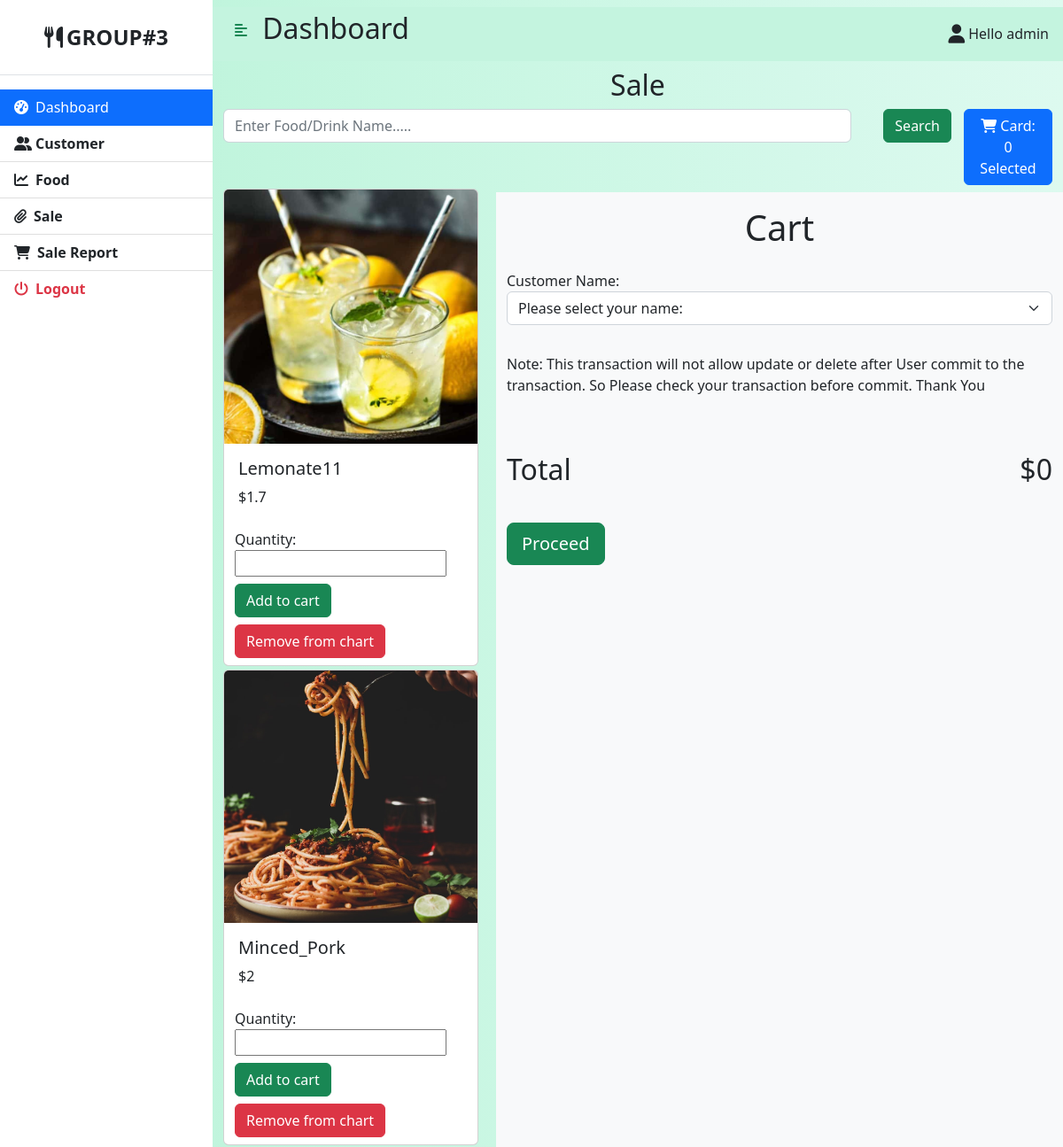
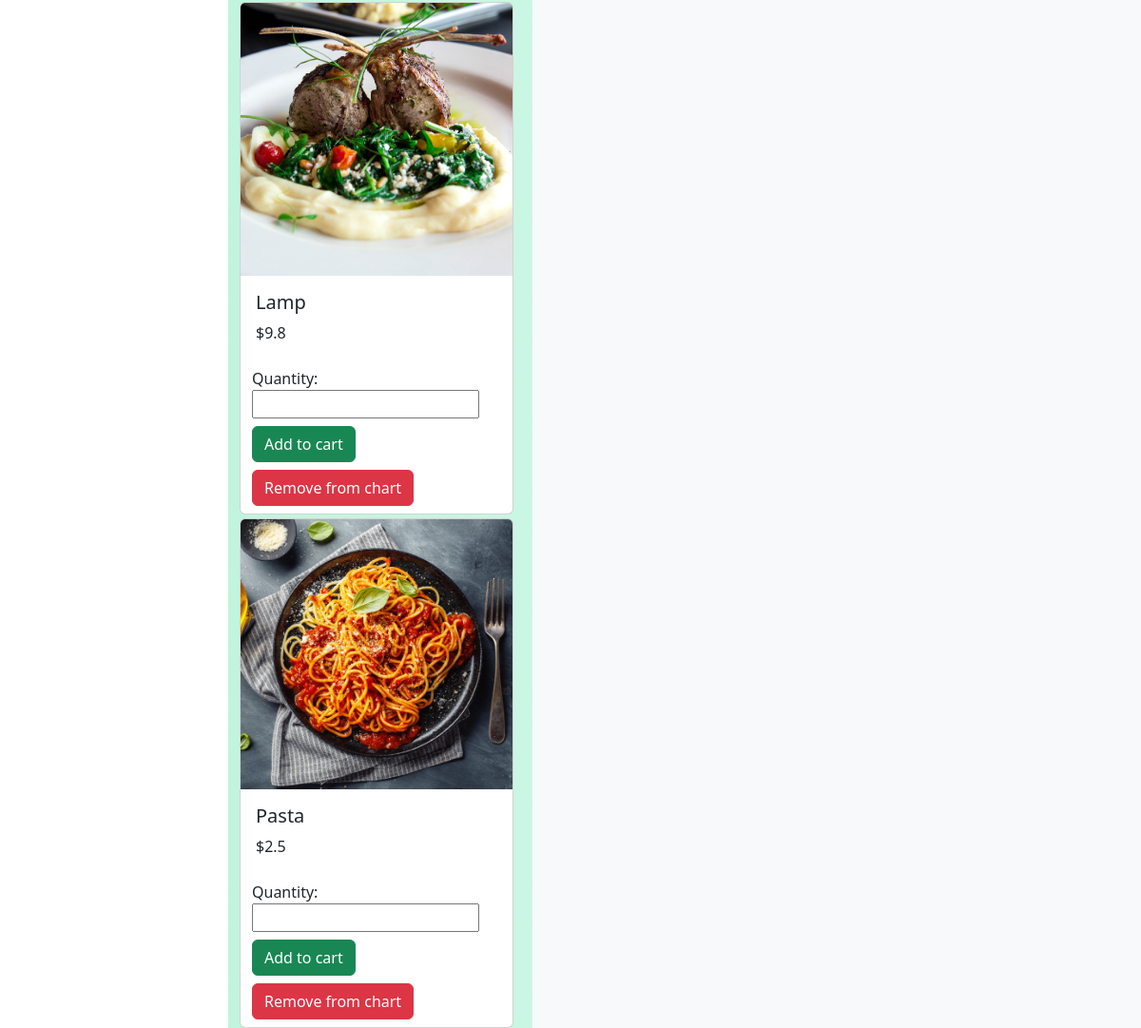
Page /sale.php (signed in) on the committed database (2 pictures, top to bottom).
### tables this page shows
CREATE TABLE `Food` (
  `Food_Name` varchar(100) NOT NULL,
  `Unit_Price` float NOT NULL,
  `Food_Id` int(11) NOT NULL,
  `Type_Id` int(11) NOT NULL,
  `photo` varchar(100) NOT NULL
);

### sale.php (the view, shortened to what this page needs)
<?php
function get_options($select)
{
    $con = mysqli_connect("localhost","root","","pos");
    $qury = mysqli_query($con, "call cus_select();");
    $arra =  array("Please select your name:");
    $optioned = '';
    while($roww = mysqli_fetch_array($qury,MYSQLI_ASSOC)){
        array_push($arra, $roww["Customer_Name"]);
    }
    foreach($arra as $values)
    {
        if($select == $values)
        {
            $optioned.='<option value="'.$values.'" selected>'.$values.'</option>';
        }
        else
        {
            $optioned.='<option value="'.$values.'">'.$values.'</option>';
        }
    }
  return $optioned;
}
?>
<!DOCTYPE html>
<html>
    <head>
    <link href="https://cdn.jsdelivr.net/npm/bootstrap@5.0.0-beta3/dist/css/bootstrap.min.css" rel="stylesheet" />
    <link rel="stylesheet" href="https://cdnjs.cloudflare.com/ajax/libs/font-awesome/5.15.3/css/all.min.css" />
    <link rel="stylesheet" href="style.css" />
        <link rel="stylesheet" href="https://cdnjs.cloudflare.com/ajax/libs/font-awesome/6.1.1/css/all.min.css" />
        <link href="https://cdn.jsdelivr.net/npm/bootstrap@5.2.0-beta1/dist/css/bootstrap.min.css" rel="stylesheet">
    </head>
    <body>
        <div class="d-flex" id="wrapper">
            <?php
                include ("sidebar.php");
            ?>
            <div id="page-content-wrapper">
                    <?php
                        include ("header.php");
                    ?>
                <div class="container-fluid">
                    <h2 class="text-center">Sale</h2>
                    <div class="row">
                        <div class="col-lg-10">
                            <form class="row" method="post">
                                <div class="col-lg-11">
                                    <input placeholder="Enter Food/Drink Name....." type="text" class="form-control" name="button_search">
                                </div>
                                <div class="col-lg-1 ps-4 pb-2">
                                    <button type="submit" class="btn btn-success btn-xs">Search</button>
                                </div>
                            </form>
                        </div>
                        <div class="col-lg-2 ps-5">
                            <button class="add-btn btn btn-primary btn-xs" type="button" data-bs-toggle="modal" data-bs-target="#addForm">
                                <span class="h6"><i class="fa fa-shopping-cart" aria-hidden="true"></i> Card: <?php if(empty($_SESSION["cart_in"]) ){ echo "0 ";}else{echo count($_SESSION["cart_in"]);}?> Selected</span>
                            </button>
                        </div>
                    </div>
                </div>
                <div class="container-fluid">
                    <div class="row">
                        <div class="col-sm-4 ">
                            <?php
                                $connect =  mysqli_connect("localhost","root","","pos");
                                if($connect)
                                {
                                    if(isset($_POST["button_search"]))
                                    {
                                        $argu = $_POST["button_search"];
                                        $mysql = "select * from Food where Food_Name like '$argu%'";
                                    }
                                    else
                                    {
                                        $mysql = "call select_food();";
                                    }
                                    $myqry = mysqli_query($connect, $mysql);
                                }
                                while($row = mysqli_fetch_array($myqry,MYSQLI_ASSOC)){
                            ?>
                                <div class="col-sm-6 mt-1">
                                    <div class="card" style="width: 18rem;">
                                        <img src=<?php echo $row["photo"]?> class="card-img-top"/>
                                        <div class="card-body">
                                            <h5 class="card-title"><?php echo $row["Food_Name"];?></h5>
                                            <p class="card-text">$<?php echo $row["Unit_Price"];?></p>
                                        </div>
                                        <div class="container py-2 m-0">
                                            <div class="row me-5">
                                                    <form method="post" action="sale.php?action=add&id=<?php echo $row["Food_Id"];?> ">
                                                        <span>Quantity:
                                                        <input type="number" name="quantity"  /> </span>
                                                        <div class="col-6 mt-2">
                                                            <input type="submit" name="add_to_cart" class="btn btn-success" value="Add to cart"/>
                                                        </div>
                                                    </form>
                                                    <div class="col-6 mt-2">
                                                        <form method="post" action="sale.php?action=delete&id=<?php echo $row["Food_Id"];?> ">
                                                        <input type="submit" name="remove_from_cart" class="btn btn-danger" value="Remove from chart"/>
                                                    </form>
                                                </div>
                                            </div>
                                        </div>
                                    </div>
                                </div>
                            <?php
                                }
                            ?>
                        </div>
                        <div class="col-sm-8 bg-light mt-2 ">
                            <div class="title p-3 text-center"><h1>Cart</h1></div>
                            <form method="post" action="<?php echo $_SERVER["PHP_SELF"];?>">
                                <?php
                                 $total = 0.00;
                                 ?>
                                <label for="inputOrder">Customer Name:</label>
                                <select id="inputOrder" class="form-select" name="filter_people" onchange="this.form.submit();" required>
                                <?php echo get_options($selected);?>
                                </select>
                                <div class="d-flex justify-content-between pt-3 pb-3 my-3">
                                    <p>Note: This transaction will not allow update or delete after User commit to the transaction. So Please check your transaction before commit. Thank You</p>
                                </div>
                                <div class="d-flex justify-content-between pt-3 pb-3 my-3">
                                    <p class="h2">Total</p>
                                    <p class="h2">$<?php
                                    $leveling = "";
                                    if($leveling == 'BRONZE')
                                    {
                                        $_SESSION["discount"] = 0;
                                        $_SESSION["new_total"] = $total;
                                        echo $_SESSION["new_total"];
                                    }
                                    else{
                                        echo 0;
                                    }
                                        ?></p>
                                </div>
                                <input type="submit" class="btn btn-success btn-lg" value="Proceed" name="submit_order"/>
                            </form>
                        </div>
                    </div>
                </div>
            </div>
        </div>
    </body>
</html>

### style.css (style rules this page uses)
#wrapper { overflow-x: hidden; background-image: linear-gradient( to right, #baf3d7, #c2f5de, #cbf7e4, #d4f8ea, #ddfaef ); }
#page-content-wrapper { min-width: 100vw; }
@media (min-width: 768px) { #page-content-wrapper { min-width: 0; width: 100%; } }

### rows in the picture
food: photo (picture), Food_Name "Lemonate11", Unit_Price "1.7"
food: photo (picture), Food_Name "Minced_Pork", Unit_Price "2"
food: photo (picture), Food_Name "Lamp", Unit_Price "9.8"
food: photo (picture), Food_Name "Pasta", Unit_Price "2.5"

### other values in the picture
$msgg "admin"
form field filter_people "Please select your name:"
